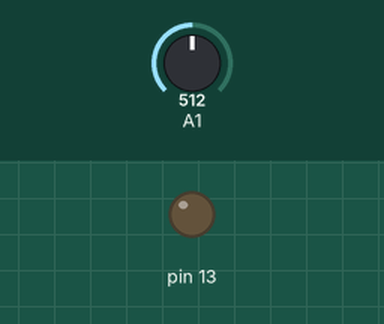
This sketch was run on a simulated Arduino Uno, built with avr-gcc and run on an emulated ATmega328P. Shown: output pins drawn as LEDs (lit = HIGH). Dashed ring = blinking. The test bench sets the inputs (shaded band); at power-on: A1 = 512. What the sketch prints to the serial monitor is not drawn.

Above: at 1.2 s.
1.3 s: A1 set to 486
At 2.1 s:
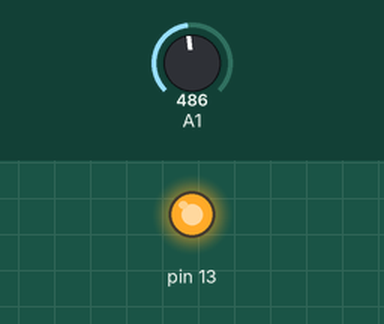
4.3 s: A1 set to 510
At 5.0 s:
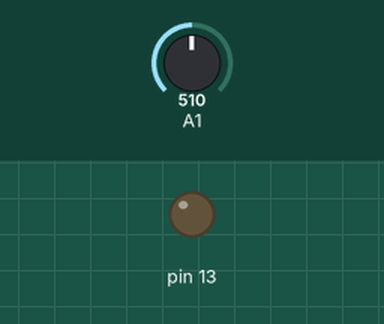
5.8 s: A1 set to 490
At 6.1 s:
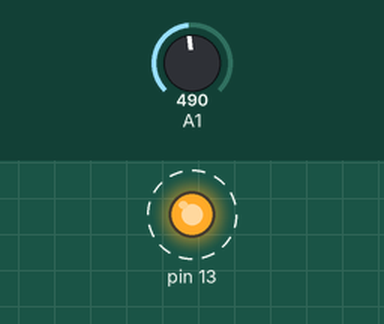
8.8 s: A1 set to 511
At 8.8 s:
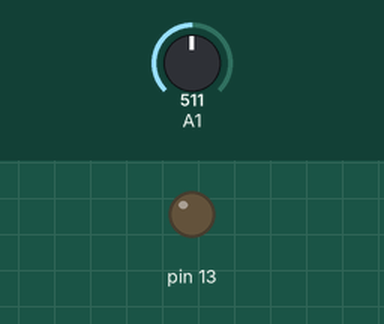
Timing chart, 0 to 11.3 s (numbered marks = the images above; inputs shaded):
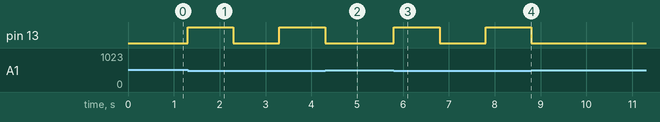

Measured:
- the behaviour switches between 500 and 499 on A1 (found by bisection; images 0 and 1)
- after the input at 1.3 s, pin 13: LOW → HIGH at once, → LOW 1.0 s later, → HIGH 1.0 s later
- after the input at 4.3 s, pin 13: goes on until 4.3 s, then stays LOW
- after the input at 5.8 s, pin 13: alternates HIGH for 1.0 s and LOW for 1.0 s, starting at once
- after the input at 8.8 s, pin 13: stays LOW (without the input it goes to HIGH after 1.0 s)

The sketch:

EX_29_01.ino
```cpp
// 0: 조도 일정값 이상, 1: 조도 일정값 미만, LED 켜짐, 2: 조도 일정값 이상, LED 꺼짐
int state = 0;
int state_interval = 1000; // LED 점멸 간격
unsigned long t_previous = 0;
const int THRESH = 500; // 실험적으로 결정한다.

void setup() {
  Serial.begin(9600);

  pinMode(13, OUTPUT);
  digitalWrite(13, LOW);

  Serial.println("* 상태 0 : 초기 상태");
}

void loop() {
  int reading = analogRead(A1);

  if (reading < THRESH) { // 조도가 일정 수준 미만
    if (state == 0) { // 조도가 일정 수준 이상에서 떨어질 때
      state = 1;  // 상태 1로 변화
      digitalWrite(13, HIGH);
      Serial.println("* 상태 1 : 조도가 일정 수준 미만 (LED ON)");
    }
  }
  else { // 조도가 일정 수준 이상
    if (state != 0) {
      state = 0;
      digitalWrite(13, LOW);
      Serial.println("* 상태 0 : 조도가 일정 수준 이상");
    }
  }

  unsigned long t_current = millis();
  if (state > 0) {
    if (t_current - t_previous >= state_interval) {
      state = (state == 1) ? 2 : 1;
      switch (state) {
        case 1:
          digitalWrite(13, HIGH);
          Serial.println("* 상태 1 : 조도가 일정 수준 미만 (LED ON)");
          break;
        case 2:
          digitalWrite(13, LOW);
          Serial.println("* 상태 2 : 조도가 일정 수준 미만 (LED OFF)");
          break;
      }
      t_previous = t_current;
    }
  }
  else {
    t_previous = t_current;
  }
}
```
